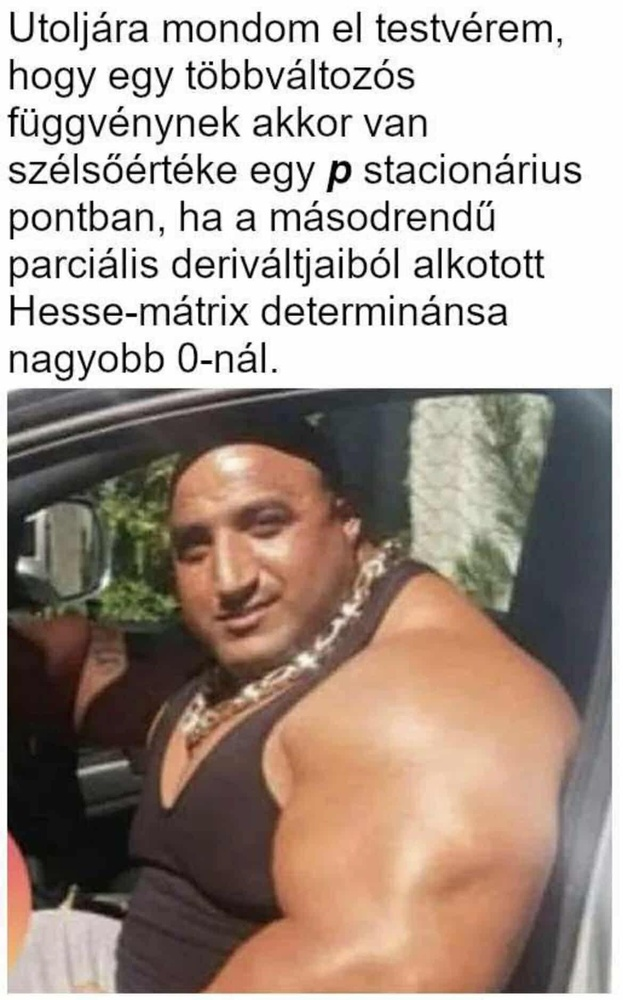
#> input picture image.jpeg, 623 x 1000 px, shrunk from 1170 x 1877 before the run
$ python main.py
#> lines starting #> are read from the running program, lines starting #| are printed output that depends on the picture
import cv2 as cv
import numpy as np
import matplotlib.pyplot as plt

input_image = cv.imread('image.jpeg')
#> input_image is the input picture: shape (1000, 623, 3); mean B, G, R 147, 156.1, 170.2

gray_image = cv.cvtColor(input_image, cv.COLOR_BGR2GRAY)
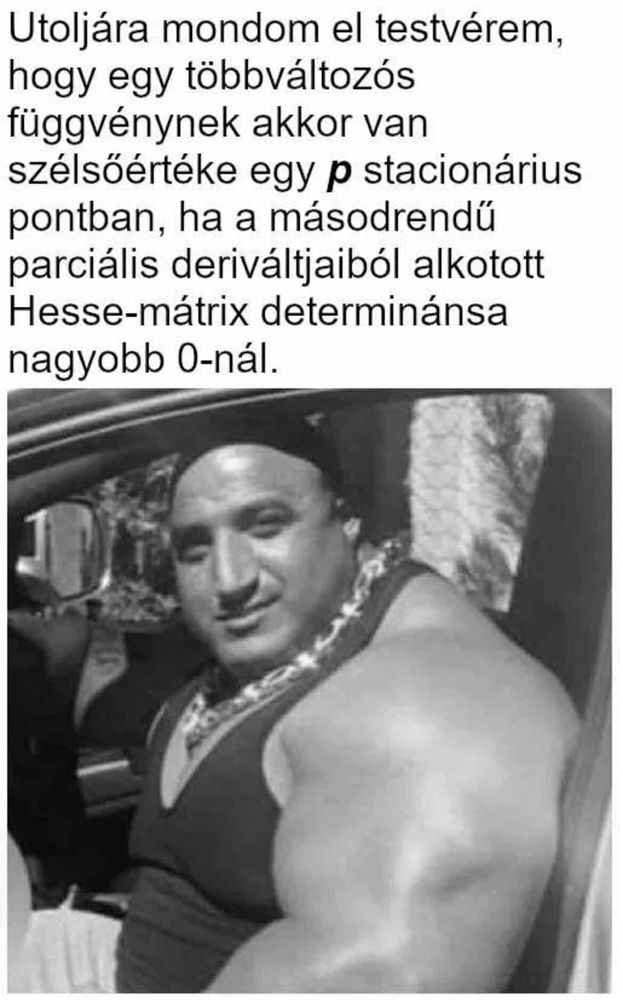
#> gray_image: shape (1000, 623); min 0, max 255, mean 159.3
